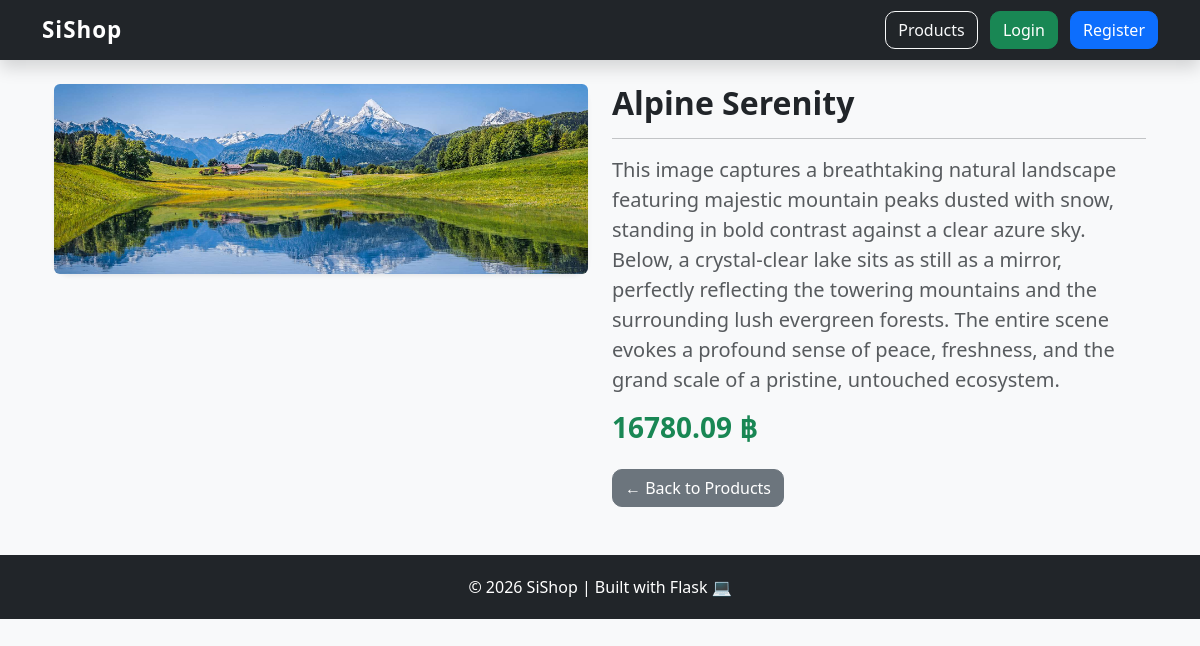
Page /product/6 on the committed database.
### app.py (models this page shows)
class Product(db.Model):
    id = db.Column(db.Integer, primary_key=True)
    name = db.Column(db.String(200))
    price = db.Column(db.Float)
    description = db.Column(db.Text)
    image = db.Column(db.String(300))  # เพิ่ม field รูป

### app.py (the view)
@app.route("/product/<int:id>")
def product_detail(id):
    product = Product.query.get_or_404(id)
    return render_template("product_detail.html", product=product)

### templates/product_detail.html (shortened to what this page needs)
{% extends "base.html" %}
{% block content %}
<div class="container mt-4">
  <div class="row">
    <div class="col-md-6">
      <div class="card shadow-sm">
        {% if product.image %}
          <img src="{{ url_for('static', filename='uploads/' + product.image) }}"
               class="img-fluid rounded"
               style="max-height:450px; object-fit:cover;">
        {% else %}
          <img src="https://via.placeholder.com/600x450?text=No+Image"
               class="img-fluid rounded">
        {% endif %}
      </div>
    </div>
    <div class="col-md-6">
      <h2 class="fw-bold">{{ product.name }}</h2>
      <hr>
      <p class="text-muted fs-5">
        {{ product.description }}
      </p>
      <h3 class="text-success fw-bold mb-4">
        {{ product.price }} ฿
      </h3>
      <div class="mt-4">
        <a href="/" class="btn btn-secondary">
          ← Back to Products
        </a>
      </div>
    </div>
  </div>
</div>
{% endblock %}

### static/style.css (style rules this page uses)
body { background-color: #f8f9fa; font-family: 'Segoe UI', Tahoma, Geneva, Verdana, sans-serif; }
.card { border: none; border-radius: 15px; transition: all 0.3s ease-in-out; }
.btn { border-radius: 10px; transition: 0.2s ease-in-out; }

### rows in the picture
Product: image (picture), name "Alpine Serenity", description "This image captures a breathtaking natural landscape featuring majestic mountain peaks dusted with snow, standing in bold contrast against a clear azure sky. Below, a crystal-clear lake sits as still as a mirror, perfectly reflecting the towering mountains and the surrounding lush evergreen forests. The entire scene evokes a profound sense of peace, freshness, and the grand scale of a pristine, untouched ecosystem.", price "16780.09"
